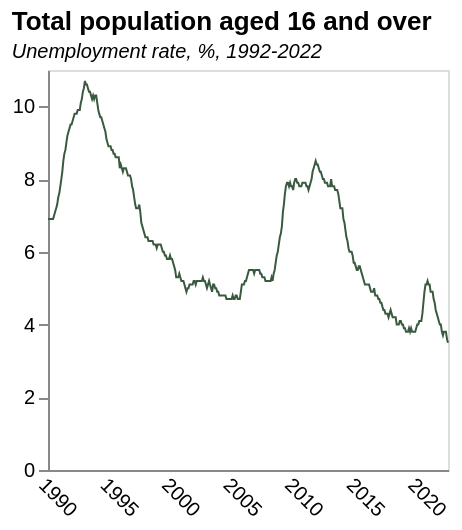

Here is the Vega-Lite specification saved for this chart:
### Vega-Lite specification from a JSON file in a GitHub repository (floating-point values rounded to 4 significant figures; data arrays with more than 128 entries replaced by an {"elided": "..."} marker saying what was removed)
{"$schema": "https://vega.github.io/schema/vega-lite/v5.json", "title": {"text": "Total population aged 16 and over ", "subtitle": "Unemployment rate, %, 1992-2022", "subtitleFontStyle": "italic", "subtitleFontSize": 10, "anchor": "start", "color": "black"}, "data": {"values": {"elided": "391 records"}}, "height": 200, "width": 200, "mark": {"type": "line", "strokeWidth": 1, "color": "#3A5A40"}, "encoding": {"x": {"field": "date", "type": "temporal", "axis": {"title": "", "grid": false, "ticks": false, "labelAngle": 45}}, "y": {"field": "value", "type": "quantitative", "axis": {"title": "", "grid": false}}}}
